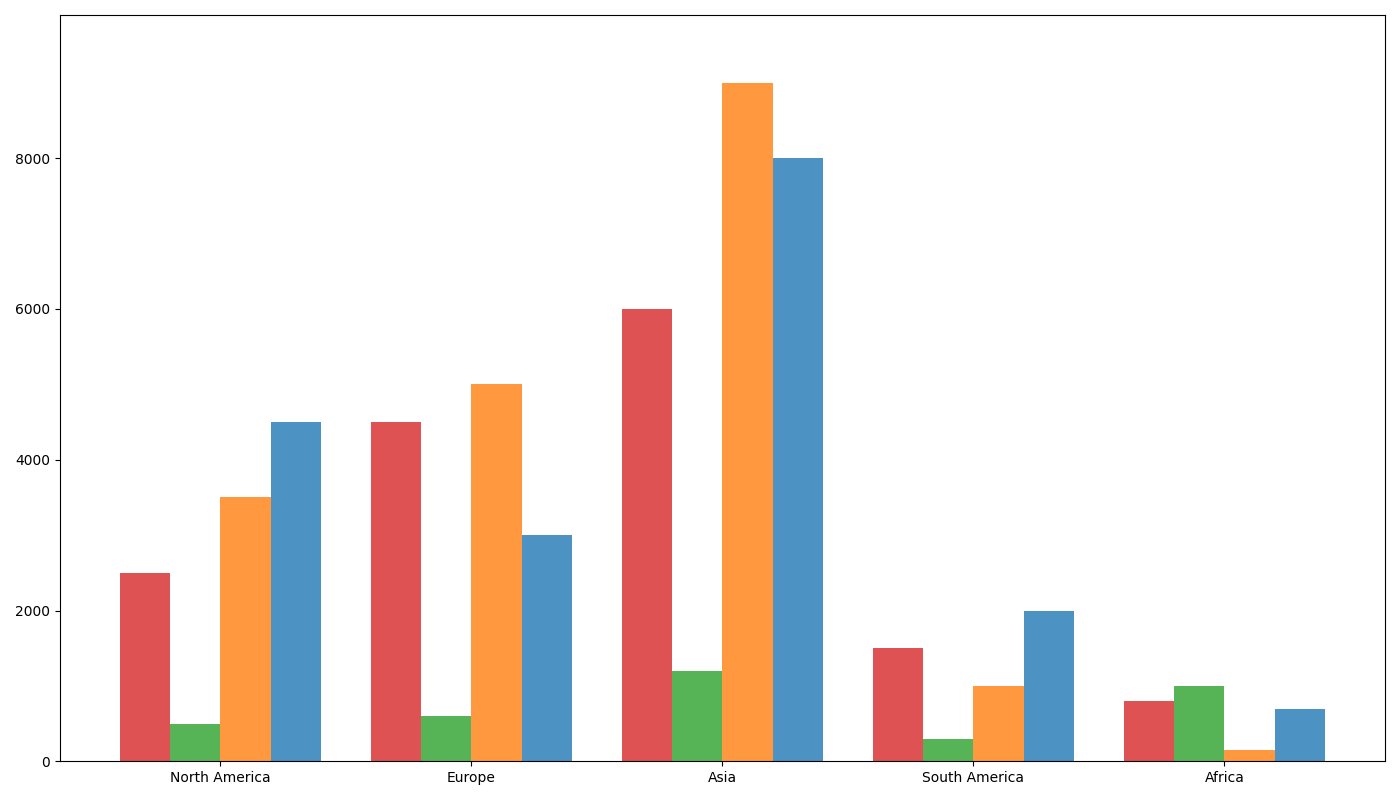

This chart was generated by the following Python code:
import matplotlib.pyplot as plt
import numpy as np

regions = ['North America', 'Europe', 'Asia', 'South America', 'Africa']

# Data for each region
na_recovery = [2500, 500, 3500, 4500]
eu_recovery = [4500, 600, 5000, 3000]
asia_recovery = [6000, 1200, 9000, 8000]
sa_recovery = [1500, 300, 1000, 2000]
africa_recovery = [800, 1000, 150, 700]

data = np.array([na_recovery, eu_recovery, asia_recovery, sa_recovery, africa_recovery])

fig, ax = plt.subplots(figsize=(14, 8))

# Manually shuffled colors
colors = ['#d62728', '#2ca02c', '#ff7f0e', '#1f77b4']

n_datasets = data.shape[1]
bar_positions = np.arange(len(regions))
bar_width = 0.2

# Plot grouped bars
for i in range(n_datasets):
    ax.bar(bar_positions + i * bar_width, data[:, i], width=bar_width, color=colors[i], alpha=0.8)

ax.set_xticks(bar_positions + bar_width * (n_datasets - 1) / 2)
ax.set_xticklabels(regions)
ax.set_ylim(0, max(data.max(axis=0)) * 1.1)

plt.tight_layout()

plt.show()
